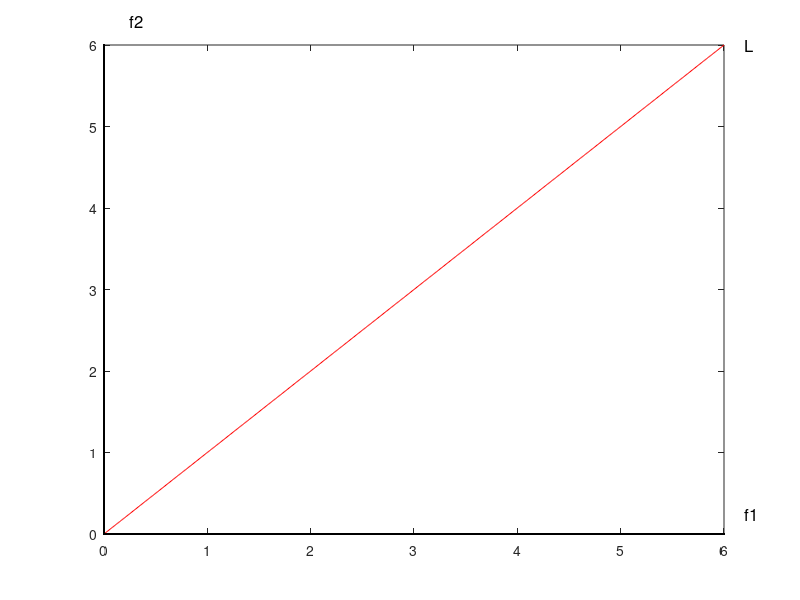

The MATLAB script that drew this image: (Note: this script raises an error after producing the figure.)
function a=expo()
clf
grid on
x = 0:0.01:6;
y=x;
h=plot(x,y,'r');
text(6.2,6,'L','FontSize',12);
hold on;

f1=0;
f2=0:0.01:6;
plot(f1,f2,'k');
text(0.25,6.3,'f2','FontSize',12);
hold on;

f2=0;
f1=0:0.01:6;
plot(f1,f2,'k');
text(6.2,0.25,'f1','FontSize',12);
hold on;

for i=0:5:50
    fun1=@(x,y)(5*exp(x)-2*exp(y)-i);
    fun2=@(x,y)(4*exp(y)-exp(x)-i);
    h1=ezplot(fun1,[-6,6],[log(i/3),6]);
    set(h1, 'Color', 'b');
    h2=ezplot(fun2,[log(i/3),6],[-6,6]);    
    set(h2, 'Color', 'k');
    hold on;
  %  h1=ezplot(fun1,[-6,6],[-6,log(i/3)]);
 %   set(h1, 'Color', 'k');
  %  h2=ezplot(fun2,[-6,6],[-6,log(i/3)]);    
  %  set(h2, 'Color', 'b');   
 %   hold on;
   
    end
end
